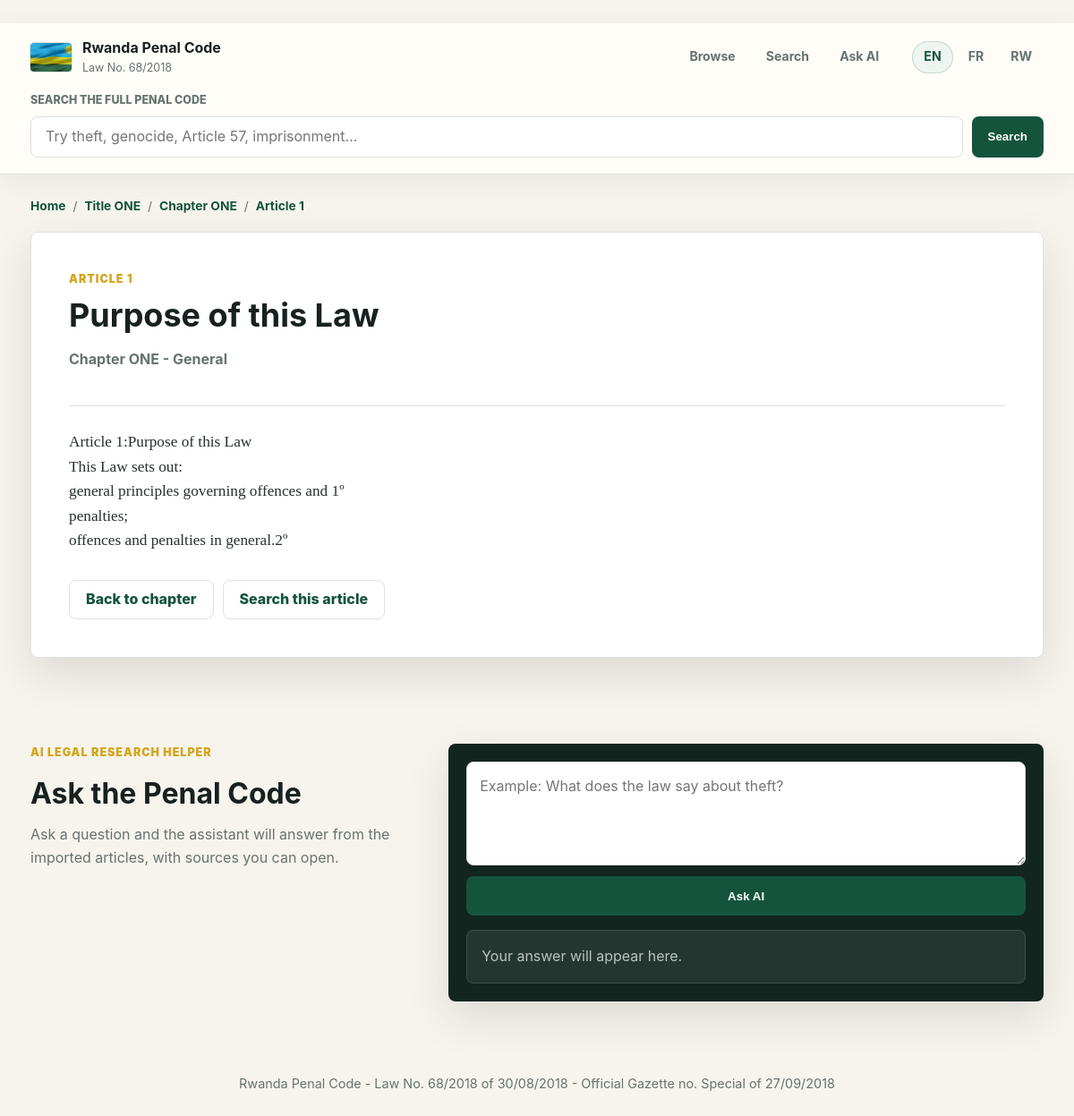
The app's page /article/4/ with its own data.
### laws/models.py (models this page shows, shortened)
class Article(models.Model):
    chapter = models.ForeignKey(Chapter, on_delete=models.CASCADE, related_name='articles', null=True, blank=True)
    number = models.CharField(max_length=20)
    title_en = models.CharField(max_length=300, blank=True)
    content_en = models.TextField()
    content_fr = models.TextField(blank=True)
    content_rw = models.TextField(blank=True)

class Chapter(models.Model):
    title = models.ForeignKey(Title, on_delete=models.CASCADE, related_name='chapters')
    number = models.CharField(max_length=20)
    name_en = models.TextField()
    name_fr = models.TextField(blank=True)
    name_rw = models.TextField(blank=True)

class Title(models.Model):
    number = models.CharField(max_length=20)
    name_en = models.TextField()
    name_fr = models.TextField(blank=True)
    name_rw = models.TextField(blank=True)

### laws/views.py (the view)
# urls.py: path("article/<int:article_id>/", views.article_detail, name="article_detail"),
@ensure_csrf_cookie
def article_detail(request, article_id):
    article = get_object_or_404(article_queryset(), id=article_id)
    lang = get_language(request)
    return render(request, "laws/article_detail.html", {
        "article": article,
        "article_content": article_text(article, lang),
        "article_heading": article_title(article, lang),
        "lang": lang,
    })

### laws/views.py (called while the page is built)
def get_language(request):
    lang = request.session.get("lang", "en")
    return lang if lang in SUPPORTED_LANGUAGES else "en"

def article_text(article, lang):
    if lang == "fr" and article.content_fr:
        return article.content_fr
    if lang == "rw" and article.content_rw:
        return article.content_rw
    return article.content_en

def article_title(article, lang):
    return article.title_en or f"Article {article.number}"

def article_queryset():
    return Article.objects.select_related("chapter", "chapter__title").order_by("id")

### laws/templates/laws/article_detail.html (shortened to what this page needs)
﻿{% extends 'laws/base.html' %}
{% block breadcrumb %}
    {% if article.chapter %}
    <span>/</span> <a href="/title/{{ article.chapter.title.id }}/">Title {{ article.chapter.title.number }}</a>
    <span>/</span> <a href="/chapter/{{ article.chapter.id }}/">Chapter {{ article.chapter.number }}</a>
    {% endif %}
    <span>/</span> <a href="/article/{{ article.id }}/">Article {{ article.number }}</a>
{% endblock %}
{% block content %}
<article class="article-detail">
    <header class="article-header">
        <p class="eyebrow">Article {{ article.number }}</p>
        <h1>{{ article_heading }}</h1>
        {% if article.chapter %}
        <p class="article-context">Chapter {{ article.chapter.number }} - {{ article.chapter.name_en }}</p>
        {% endif %}
    </header>
    <div class="article-body">
        {{ article_content|linebreaks }}
    </div>
    <div class="article-actions">
        {% if article.chapter %}<a href="/chapter/{{ article.chapter.id }}/">Back to chapter</a>{% endif %}
        <a href="/search/?q=Article%20{{ article.number }}">Search this article</a>
    </div>
</article>
{% endblock %}

### laws/static/laws/style.css (style rules this page uses)
* { box-sizing: border-box; }
html { scroll-behavior: smooth; }
body { margin: 0; font-family: Inter, ui-sans-serif, system-ui, -apple-system, BlinkMacSystemFont, "Segoe UI", sans-serif; color: var(--ink); background: var(--paper); line-height: 1.6; }
a { color: inherit; text-decoration: none; }
button, .primary-action, .secondary-action, .article-actions a { border: 0; border-radius: 8px; min-height: 44px; padding: 0 18px; display: inline-flex; align-items: center; justify-content: center; font-weight: 800; cursor: pointer; }
.secondary-action, .article-actions a { background: #fff; color: var(--green); border: 1px solid var(--line); }
.breadcrumb a { color: var(--green); font-weight: 700; }
.eyebrow { margin: 0 0 10px; color: var(--gold); font-size: 0.78rem; font-weight: 900; letter-spacing: 0.08em; text-transform: uppercase; }
.article-detail { background: var(--panel); border: 1px solid var(--line); border-radius: 8px; padding: 42px; box-shadow: var(--shadow); }
.article-header { border-bottom: 1px solid var(--line); padding-bottom: 22px; margin-bottom: 26px; }
.article-header h1 { font-size: 2.25rem; line-height: 1.16; margin: 0; }
.article-context { color: var(--muted); font-weight: 700; }
.article-body { font-family: Georgia, "Times New Roman", serif; font-size: 1.08rem; color: #27312f; }
.article-body p { margin: 0 0 1.1em; }
.article-actions { display: flex; gap: 10px; margin-top: 30px; flex-wrap: wrap; }

### records on screen
Article: chapter.title.number "ONE", chapter.number "ONE", number "1", title_en "Purpose of this Law", chapter.name_en "General", content_en "Article 1:Purpose of this Law This Law sets out: general principles governing offences and 1º penalties; offences and penalties in general.2º"
